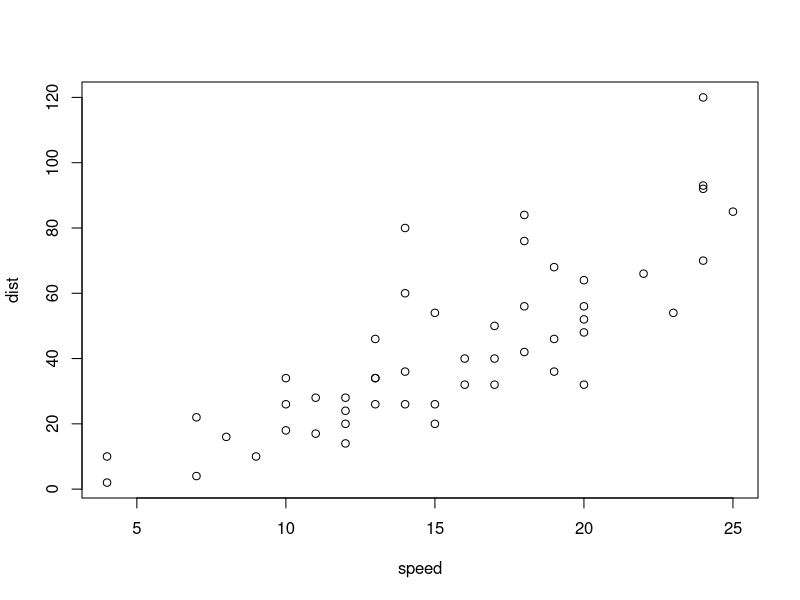
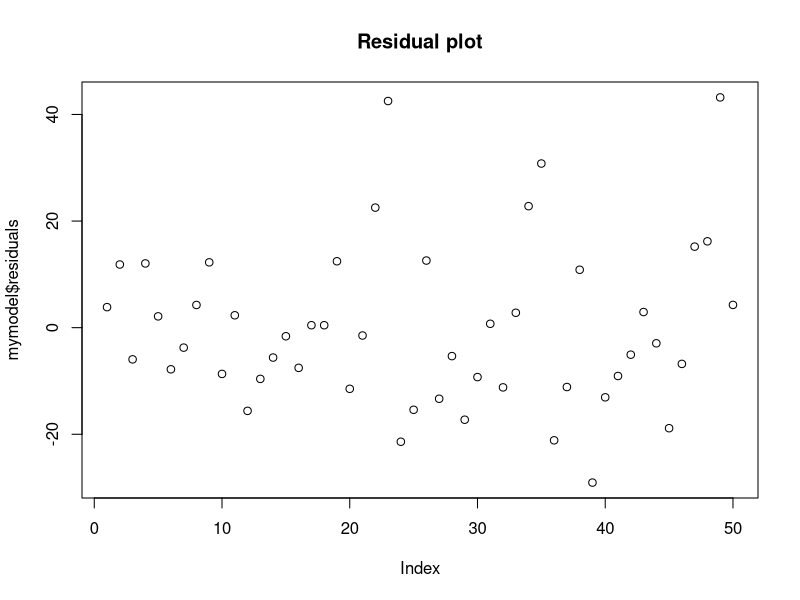
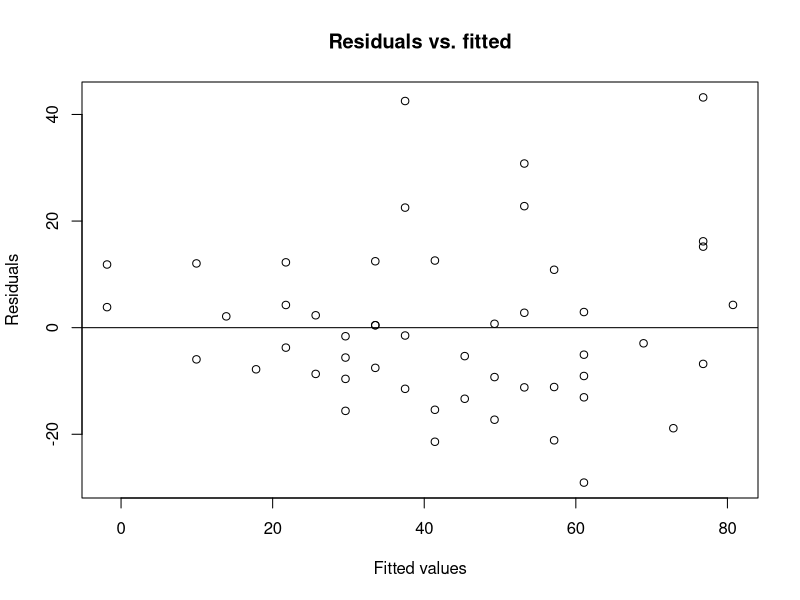
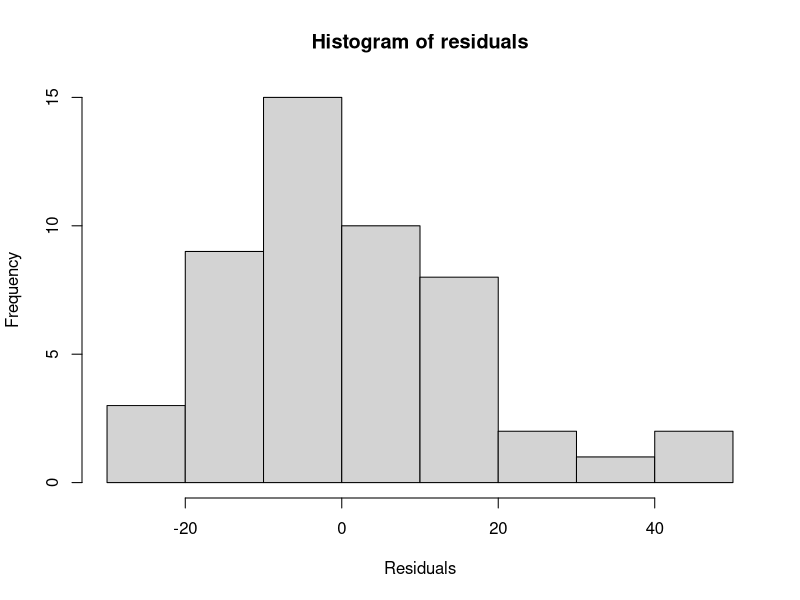
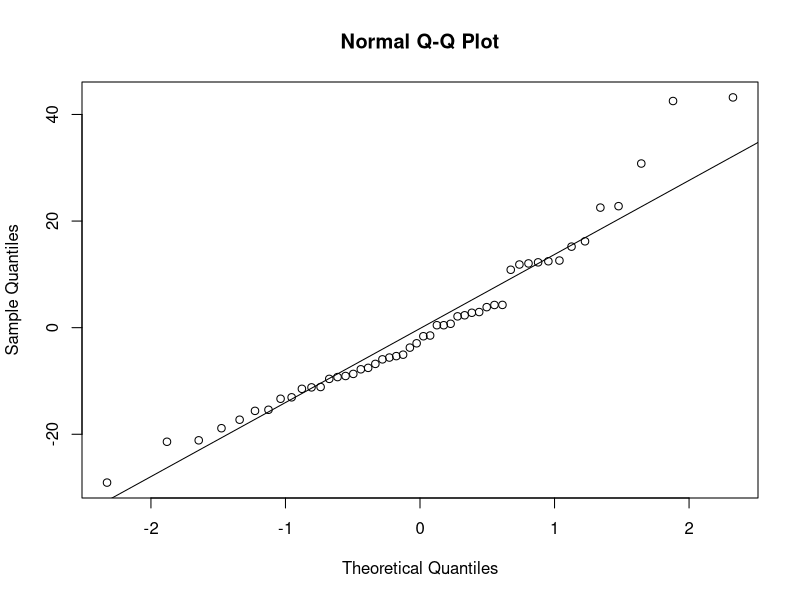

Source code (R) for these figures, in order:
## ---- chunk 1
knitr::opts_chunk$set(echo = TRUE)
## ---- chunk 2
plot(cars)
## ---- chunk 3
mymodel <- lm(dist~speed, data=cars)
## ---- chunk 4
summary(mymodel)
## ---- chunk 5
plot(mymodel$residuals,main="Residual plot")
## ---- chunk 6
plot(mymodel$residuals ~ mymodel$fitted.values, xlab="Fitted values", ylab="Residuals", main="Residuals vs. fitted")
abline(h=0)
## ---- chunk 7
hist(mymodel$residuals, main="Histogram of residuals", xlab="Residuals")
## ---- chunk 8
qqnorm(mymodel$residuals)
qqline(mymodel$residuals)
## ---- chunk 9
shapiro.test(mymodel$residuals)
